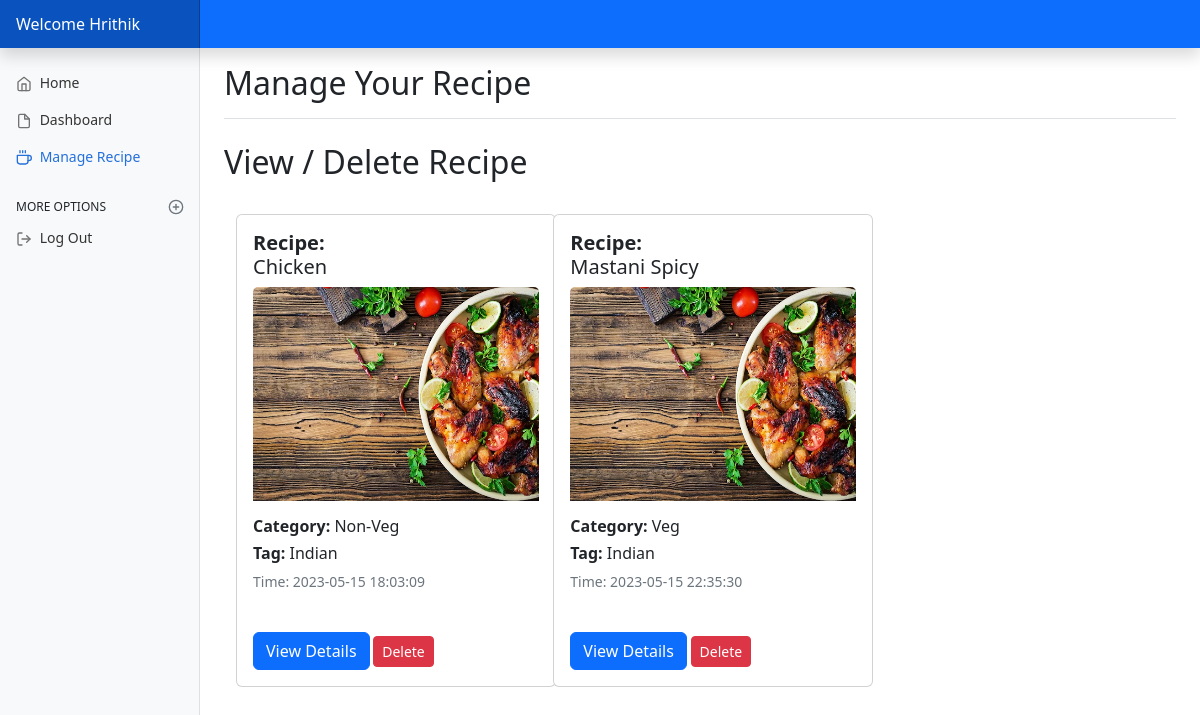
Screenshot of /recipe.php (signed in) with the database file from the repository.
### tables this page shows
CREATE TABLE `users` (
  `id` bigint(20) NOT NULL,
  `FirstName` varchar(20) NOT NULL,
  `LastName` varchar(20) NOT NULL,
  `Email` varchar(100) NOT NULL,
  `Gender` varchar(11) NOT NULL,
  `Phone` bigint(20) NOT NULL,
  `password` varchar(255) NOT NULL,
  `dob` date NOT NULL,
  `timestamp` datetime NOT NULL DEFAULT current_timestamp()
);

CREATE TABLE `recipe` (
  `sno` bigint(20) NOT NULL,
  `id` bigint(20) NOT NULL,
  `name` varchar(250) NOT NULL,
  `description` text NOT NULL,
  `ingredients` text NOT NULL,
  `category` varchar(20) NOT NULL,
  `tag` varchar(40) NOT NULL,
  `instruction` text NOT NULL,
  `timestamp` datetime NOT NULL DEFAULT current_timestamp()
);

### recipe.php (the view, shortened to what this page needs)
<?php
include_once 'partials/_dbconnect.php';
$usersession = $_SESSION['sno'];
$res = mysqli_query($conn, "SELECT * FROM `users` WHERE id ='$usersession'");
$userRow = mysqli_fetch_array($res, MYSQLI_ASSOC);
?>
<!DOCTYPE html>
<html lang="en">
<head>
    <link href="css/bootstrap.min.css" rel="stylesheet">
    <link href="dashboard.css" rel="stylesheet">
</head>
<body>
    <header class="navbar navbar-dark sticky-top bg-primary flex-md-nowrap p-0 shadow">
        <a class="navbar-brand col-md-3 col-lg-2 me-0 px-3 fs-6" href="recipe.php">Welcome
            <?php echo $userRow['FirstName']; ?>
        </a>
    </header>
    <div class="container-fluid">
        <div class="row">
            <nav id="sidebarMenu" class="col-md-3 col-lg-2 d-md-block bg-light sidebar collapse">
                <div class="position-sticky pt-3 sidebar-sticky">
                    <ul class="nav flex-column">
                    <li class="nav-item">
                            <a class="nav-link" aria-current="page" href="index.php">
                                <span data-feather="home" class="align-text-bottom"></span>
                                Home
                            </a>
                    </li>
                        <li class="nav-item">
                            <a class="nav-link" aria-current="page" href="user.php">
                                <span data-feather="file" class="align-text-bottom"></span>
                                Dashboard
                            </a>
                        </li>
                        <li class="nav-item">
                            <a class="nav-link active" href="recipe.php">
                                <span data-feather="coffee" class="align-text-bottom"></span>
                                Manage Recipe
                            </a>
                        </li>
                    </ul>
                    <h6 class="sidebar-heading d-flex justify-content-between align-items-center px-3 mt-4 mb-1 text-uppercase">
                        <span>More options</span>
                        <a class="link-secondary" href="#" aria-label="Add a new report">
                            <span data-feather="plus-circle" class="align-text-bottom"></span>
                        </a>
                    </h6>
                    <ul class="nav flex-column mb-2">
                        <li class="nav-item">
                            <a class="nav-link" href="partials/_logout.php">
                                <span data-feather="log-out"></span>
                                Log Out
                            </a>
                        </li>
                    </ul>
                </div>
            </nav>
            <main class="col-md-9 ms-sm-auto col-lg-10 px-md-4">
                <div class="d-flex justify-content-between flex-wrap flex-md-nowrap align-items-center pt-3 pb-2 mb-3 border-bottom">
                    <h1 class="h2">Manage Your Recipe</h1>
                </div>
                <h2 class="my-4">View / Delete Recipe</h2>
                <div class="col-md-12 col-sm-9  user-wrapper">
                    <div class="description">
                        <div class="panel panel-default">
                            <div class="panel-body">
                                <div class="container my-4" id="ques">
                                    <div class="row my-4">
                                        <?php
                                        $sql = "SELECT * FROM `recipe` WHERE id ='$usersession'";
                                        $result = mysqli_query($conn, $sql);
                                        while ($row = mysqli_fetch_assoc($result)) {
                                            $id = $row['sno'];
                                            $name = $row['name'];
                                            $cat = $row['category'];
                                            $tag = $row['tag'];
                                            echo '<div class="col-md-4 my-2">
                                                    <div class="card" style="width: 20rem; height:auto;">
                                                          <div class="card-body">
                                                            <h5 class="card-title"><strong>Recipe:</strong><br>' . $name . '</h5>
                                                            <img src="images/card-1.jpg" class="card-img-top mb-3" style="height: 214px;"alt="image for this category">
                                                            <h6 class="card-title"><strong>Category:</strong> ' . $cat . '</h6>
                                                            <h6 class="card-title"><strong>Tag:</strong> ' . $tag . '</h6>
                                                            <p class="text-muted">Time: '.$row['timestamp'].'</p>
                                                            <a href="viewrecipe.php?recipeid=' . $id . '" class="btn btn-primary mt-4">View Details</a>
                                                            <a href="recipe.php?delete=' . $id . '"id="d' . $id . '" class="delete mt-4 btn btn-sm btn-danger">Delete</a>
                                                          </div>
                                                    </div>
                                                  </div>';
                                        }
                                        ?>
                                    </div>
                                </div>
                            </div>
                        </div>
                    </div>
                </div>
            </main>
        </div>
    </div>
</body>
</html>

### dashboard.css (style rules this page uses)
body { font-size: .875rem; }
.feather { width: 16px; height: 16px; }
.sidebar { position: fixed; top: 0; bottom: 0; left: 0; z-index: 100; padding: 48px 0 0; box-shadow: inset -1px 0 0 rgba(0, 0, 0, .1); }
.sidebar-sticky { height: calc(100vh - 48px); overflow-x: hidden; overflow-y: auto; }
.sidebar .nav-link { font-weight: 500; color: #333; }
.sidebar .nav-link .feather { margin-right: 4px; color: #727272; }
.sidebar .nav-link.active { color: #2470dc; }
.sidebar .nav-link:hover .feather, .sidebar .nav-link.active .feather { color: inherit; }
.sidebar-heading { font-size: .75rem; }
.navbar-brand { padding-top: .75rem; padding-bottom: .75rem; background-color: rgba(0, 0, 0, .25); box-shadow: inset -1px 0 0 rgba(0, 0, 0, .25); }

### rows the page displays
users: FirstName "Hrithik"
recipe: name "Chicken", category "Non-Veg", tag "Indian", timestamp "2023-05-15 18:03:09"
recipe: name "Mastani Spicy", category "Veg", tag "Indian", timestamp "2023-05-15 22:35:30"
